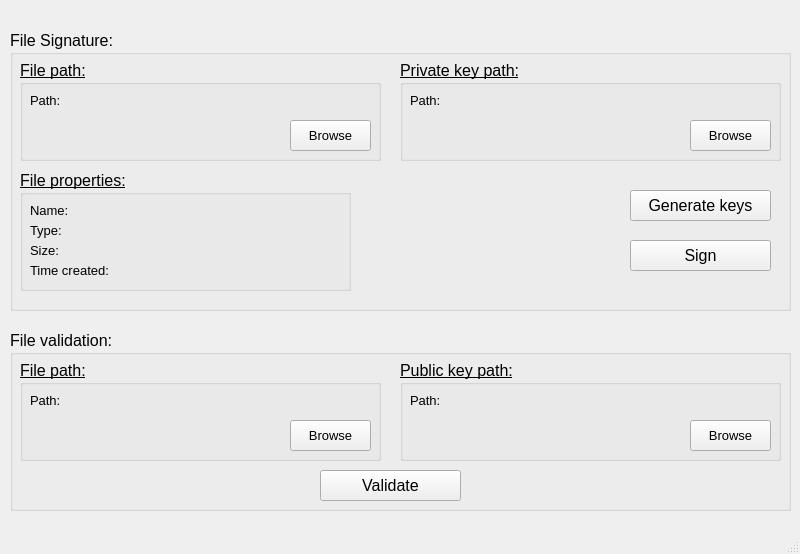
<?xml version="1.0" encoding="UTF-8"?>
<ui version="4.0">
 <class>MainWindow</class>
 <widget class="QMainWindow" name="MainWindow">
  <property name="geometry">
   <rect>
    <x>0</x>
    <y>0</y>
    <width>800</width>
    <height>554</height>
   </rect>
  </property>
  <property name="windowTitle">
   <string>MainWindow</string>
  </property>
  <widget class="QWidget" name="centralwidget">
   <widget class="QGroupBox" name="groupBox">
    <property name="geometry">
     <rect>
      <x>10</x>
      <y>30</y>
      <width>781</width>
      <height>281</height>
     </rect>
    </property>
    <property name="font">
     <font>
      <pointsize>12</pointsize>
     </font>
    </property>
    <property name="title">
     <string>File Signature:</string>
    </property>
    <property name="checkable">
     <bool>false</bool>
    </property>
    <widget class="QGroupBox" name="groupBox_2">
     <property name="geometry">
      <rect>
       <x>10</x>
       <y>30</y>
       <width>361</width>
       <height>101</height>
      </rect>
     </property>
     <property name="font">
      <font>
       <pointsize>12</pointsize>
       <underline>true</underline>
      </font>
     </property>
     <property name="title">
      <string>File path:</string>
     </property>
     <widget class="QLabel" name="filePath_sign">
      <property name="geometry">
       <rect>
        <x>10</x>
        <y>30</y>
        <width>311</width>
        <height>21</height>
       </rect>
      </property>
      <property name="font">
       <font>
        <pointsize>10</pointsize>
        <underline>false</underline>
       </font>
      </property>
      <property name="text">
       <string>Path: </string>
      </property>
     </widget>
     <widget class="QPushButton" name="filePath_sign_button">
      <property name="geometry">
       <rect>
        <x>270</x>
        <y>60</y>
        <width>81</width>
        <height>31</height>
       </rect>
      </property>
      <property name="font">
       <font>
        <pointsize>10</pointsize>
        <underline>false</underline>
       </font>
      </property>
      <property name="text">
       <string>Browse</string>
      </property>
     </widget>
    </widget>
    <widget class="QGroupBox" name="groupBox_3">
     <property name="geometry">
      <rect>
       <x>390</x>
       <y>30</y>
       <width>381</width>
       <height>101</height>
      </rect>
     </property>
     <property name="font">
      <font>
       <pointsize>12</pointsize>
       <underline>true</underline>
      </font>
     </property>
     <property name="title">
      <string>Private key path:</string>
     </property>
     <widget class="QPushButton" name="keyPath_private_button">
      <property name="geometry">
       <rect>
        <x>290</x>
        <y>60</y>
        <width>81</width>
        <height>31</height>
       </rect>
      </property>
      <property name="font">
       <font>
        <pointsize>10</pointsize>
        <underline>false</underline>
       </font>
      </property>
      <property name="text">
       <string>Browse</string>
      </property>
     </widget>
     <widget class="QLabel" name="keyPath_private">
      <property name="geometry">
       <rect>
        <x>10</x>
        <y>30</y>
        <width>341</width>
        <height>21</height>
       </rect>
      </property>
      <property name="font">
       <font>
        <pointsize>10</pointsize>
        <underline>false</underline>
       </font>
      </property>
      <property name="text">
       <string>Path: </string>
      </property>
     </widget>
    </widget>
    <widget class="QGroupBox" name="groupBox_4">
     <property name="geometry">
      <rect>
       <x>10</x>
       <y>140</y>
       <width>331</width>
       <height>121</height>
      </rect>
     </property>
     <property name="font">
      <font>
       <pointsize>12</pointsize>
       <underline>true</underline>
      </font>
     </property>
     <property name="title">
      <string>File properties:</string>
     </property>
     <widget class="QLabel" name="fileName">
      <property name="geometry">
       <rect>
        <x>10</x>
        <y>30</y>
        <width>311</width>
        <height>21</height>
       </rect>
      </property>
      <property name="font">
       <font>
        <pointsize>10</pointsize>
        <underline>false</underline>
       </font>
      </property>
      <property name="text">
       <string>Name:</string>
      </property>
     </widget>
     <widget class="QLabel" name="fileType">
      <property name="geometry">
       <rect>
        <x>10</x>
        <y>50</y>
        <width>311</width>
        <height>21</height>
       </rect>
      </property>
      <property name="font">
       <font>
        <pointsize>10</pointsize>
        <underline>false</underline>
       </font>
      </property>
      <property name="text">
       <string>Type:</string>
      </property>
     </widget>
     <widget class="QLabel" name="fileSize">
      <property name="geometry">
       <rect>
        <x>10</x>
        <y>70</y>
        <width>311</width>
        <height>21</height>
       </rect>
      </property>
      <property name="font">
       <font>
        <pointsize>10</pointsize>
        <underline>false</underline>
       </font>
      </property>
      <property name="text">
       <string>Size:</string>
      </property>
     </widget>
     <widget class="QLabel" name="fileCreated">
      <property name="geometry">
       <rect>
        <x>10</x>
        <y>90</y>
        <width>311</width>
        <height>21</height>
       </rect>
      </property>
      <property name="font">
       <font>
        <pointsize>10</pointsize>
        <underline>false</underline>
       </font>
      </property>
      <property name="text">
       <string>Time created:</string>
      </property>
     </widget>
    </widget>
    <widget class="QPushButton" name="generateKeys_button">
     <property name="geometry">
      <rect>
       <x>620</x>
       <y>160</y>
       <width>141</width>
       <height>31</height>
      </rect>
     </property>
     <property name="text">
      <string>Generate keys</string>
     </property>
    </widget>
    <widget class="QPushButton" name="signButton">
     <property name="geometry">
      <rect>
       <x>620</x>
       <y>210</y>
       <width>141</width>
       <height>31</height>
      </rect>
     </property>
     <property name="text">
      <string>Sign</string>
     </property>
    </widget>
   </widget>
   <widget class="QGroupBox" name="groupBox_5">
    <property name="geometry">
     <rect>
      <x>10</x>
      <y>330</y>
      <width>781</width>
      <height>181</height>
     </rect>
    </property>
    <property name="font">
     <font>
      <pointsize>12</pointsize>
      <underline>false</underline>
     </font>
    </property>
    <property name="title">
     <string>File validation:</string>
    </property>
    <widget class="QGroupBox" name="groupBox_6">
     <property name="geometry">
      <rect>
       <x>10</x>
       <y>30</y>
       <width>361</width>
       <height>101</height>
      </rect>
     </property>
     <property name="font">
      <font>
       <pointsize>12</pointsize>
       <underline>true</underline>
      </font>
     </property>
     <property name="title">
      <string>File path:</string>
     </property>
     <widget class="QLabel" name="filePath_valid">
      <property name="geometry">
       <rect>
        <x>10</x>
        <y>30</y>
        <width>311</width>
        <height>21</height>
       </rect>
      </property>
      <property name="font">
       <font>
        <pointsize>10</pointsize>
        <underline>false</underline>
       </font>
      </property>
      <property name="text">
       <string>Path: </string>
      </property>
     </widget>
     <widget class="QPushButton" name="filePath_balid_button">
      <property name="geometry">
       <rect>
        <x>270</x>
        <y>60</y>
        <width>81</width>
        <height>31</height>
       </rect>
      </property>
      <property name="font">
       <font>
        <pointsize>10</pointsize>
        <underline>false</underline>
       </font>
      </property>
      <property name="text">
       <string>Browse</string>
      </property>
     </widget>
    </widget>
    <widget class="QGroupBox" name="groupBox_7">
     <property name="geometry">
      <rect>
       <x>390</x>
       <y>30</y>
       <width>381</width>
       <height>101</height>
      </rect>
     </property>
     <property name="font">
      <font>
       <pointsize>12</pointsize>
       <underline>true</underline>
      </font>
     </property>
     <property name="title">
      <string>Public key path:</string>
     </property>
     <widget class="QPushButton" name="keyPath_public_button">
      <property name="geometry">
       <rect>
        <x>290</x>
        <y>60</y>
        <width>81</width>
        <height>31</height>
       </rect>
      </property>
      <property name="font">
       <font>
        <pointsize>10</pointsize>
        <underline>false</underline>
       </font>
      </property>
      <property name="text">
       <string>Browse</string>
      </property>
     </widget>
     <widget class="QLabel" name="keyPath_public">
      <property name="geometry">
       <rect>
        <x>10</x>
        <y>30</y>
        <width>341</width>
        <height>21</height>
       </rect>
      </property>
      <property name="font">
       <font>
        <pointsize>10</pointsize>
        <underline>false</underline>
       </font>
      </property>
      <property name="text">
       <string>Path: </string>
      </property>
     </widget>
    </widget>
    <widget class="QPushButton" name="validateButton">
     <property name="geometry">
      <rect>
       <x>310</x>
       <y>140</y>
       <width>141</width>
       <height>31</height>
      </rect>
     </property>
     <property name="text">
      <string>Validate</string>
     </property>
    </widget>
   </widget>
  </widget>
  <widget class="QMenuBar" name="menubar">
   <property name="geometry">
    <rect>
     <x>0</x>
     <y>0</y>
     <width>800</width>
     <height>20</height>
    </rect>
   </property>
  </widget>
  <widget class="QStatusBar" name="statusbar"/>
 </widget>
 <resources/>
 <connections/>
</ui>
